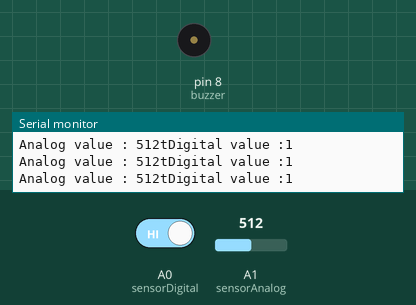
Simulated run of this sketch. Board: Arduino Uno, built with avr-gcc and run on an emulated ATmega328P. Shown: buzzer (waves = sounding, pin HIGH), the last lines printed to the serial monitor. The inputs (shaded band) are chosen by the test bench; at power-on: A0 (sensorDigital) HIGH, A1 (sensorAnalog) = 512. Pins used as bus, display or sensor lines are not drawn.

Above: at 1.2 s.
1.3 s: A0 (sensorDigital) driven LOW
At 2.5 s:
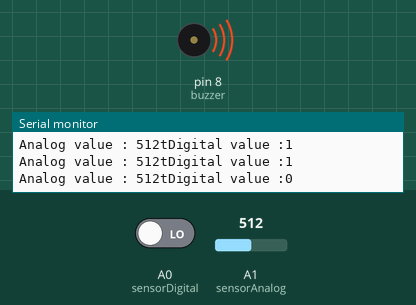
Timing chart, 0 to 4.3 s (numbered marks = the images above; inputs shaded):
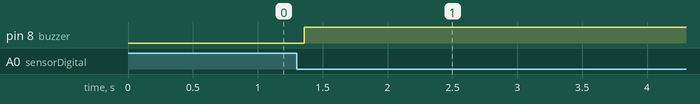

The sketch:

simpal_program.ino
```cpp
 #define sensorDigital A0
#define relay 9
#define buzzer 8
#define sensorAnalog A1
void setup() {
  pinMode(sensorDigital, INPUT);
    pinMode(relay, OUTPUT);
      pinMode(buzzer, OUTPUT);
        Serial.begin(9600);
        }
        void loop() {
          bool digital = digitalRead(sensorDigital);
            int analog = analogRead(sensorAnalog);
  Serial.print("Analog value : ");
    Serial.print(analog);
      Serial.print("t");
        Serial.print("Digital value :");
          Serial.println(digital);
  if (digital == 0) {
      digitalWrite(relay, LOW);
       digitalWrite(buzzer, HIGH);

        delay(5000);

        digitalWrite(relay, HIGH);

        digitalWrite(buzzer, LOW);
            } else {
                digitalWrite(relay, HIGH);
                    digitalWrite(buzzer, LOW);
       }
            }
```

Measured:
- after the input at 1.3 s, pin 8 (buzzer): LOW → HIGH after 0.06 s
